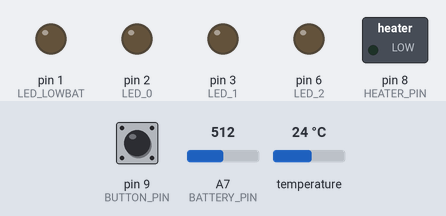
Simulated run of this sketch. Board: Arduino Nano, built with avr-gcc and run on an emulated ATmega328P. On the bench: switched loads named in the sketch (green lamp = pin HIGH), output pins drawn as LEDs (lit = HIGH). Dashed ring = blinking. The inputs (shaded band) are chosen by the test bench; at power-on: pin 9 (BUTTON_PIN) HIGH, temperature 24 °C, A7 (BATTERY_PIN) = 512.

Above: at 1.2 s.
1.3 s: pin 9 (BUTTON_PIN) pulled LOW for 0.15 s
At 3.0 s:
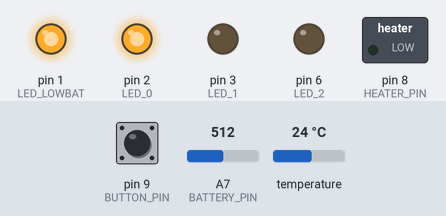
3.5 s: temperature set to 16.6 °C
5.0 s: temperature set to 15.3 °C
At 5.3 s:
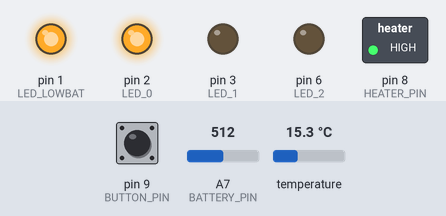
9.5 s: A7 (BATTERY_PIN) set to 762
13.0 s: A7 (BATTERY_PIN) set to 788
At 14.4 s:
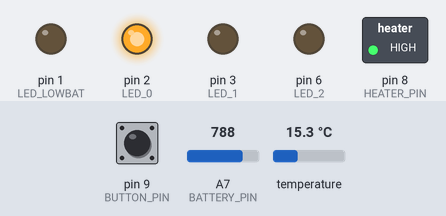
18.5 s: pin 9 (BUTTON_PIN) pulled LOW for 1 s
At 19.6 s:
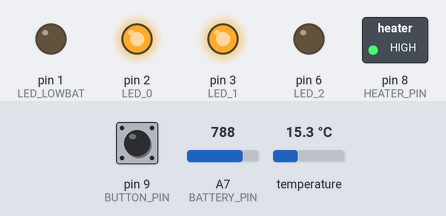
Timing chart, 0 to 23.0 s (numbered marks = the images above; inputs shaded):
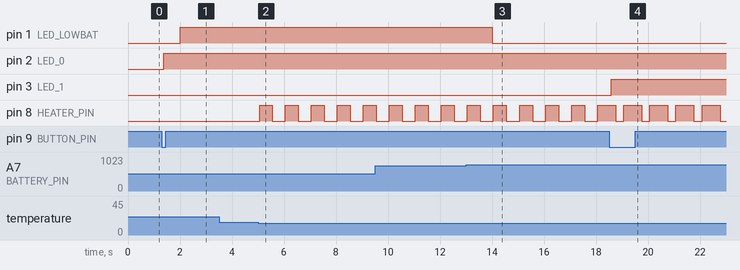

Measured:
- the behaviour switches between 16 and 15.9 °C on temperature (found by bisection; images 1 and 2)
- the behaviour switches between 779 and 780 on A7 (BATTERY_PIN) (found by bisection; images 2 and 3)
- after the input at 1.3 s, pin 2 (LED_0): LOW → HIGH after 0.08 s
- after the input at 3.5 s, every drawn part: stays the same
- after the input at 5.0 s, pin 8 (HEATER_PIN): alternates HIGH for 0.50 s and LOW for 0.50 s, starting after 0.06 s
- after the input at 13.0 s, pin 1 (LED_LOWBAT): HIGH → LOW after 1.0 s
- after the input at 18.5 s, pin 3 (LED_1): LOW → HIGH after 0.08 s

The sketch:

GitWarm.ino
```cpp
#include <OneWire.h>
#include <DallasTemperature.h>

#define DEBUG false

#define ONE_WIRE_BUS 10
#define BUTTON_PIN 9
#define HEATER_PIN 8
#define BATTERY_PIN A7
#define LED_LOWBAT 1
#define LED_0 2
#define LED_1 3
#define LED_2 6

OneWire oneWire(ONE_WIRE_BUS);
DallasTemperature sensors(&oneWire);

float tempLow[4]  = {0, 60.0, 75.0, 90.0};

int dutyCycles[4] = {0, 50, 70, 100};

int mode = 0;
bool lastButtonState = HIGH;
float currentTempF = 0;
float batteryVoltage = 0;

const int pwmFrequency = 1;
unsigned long lastToggleTime = 0;
bool pwmState = false;

unsigned long lastTempRequest = 0;
unsigned long lastSerialPrint = 0;
unsigned long lastBatteryCheck = 0;
const int delayInMillis = 94;

void setup() {
  pinMode(BUTTON_PIN, INPUT_PULLUP);
  pinMode(HEATER_PIN, OUTPUT);
  pinMode(LED_LOWBAT, OUTPUT);
  pinMode(LED_0, OUTPUT);
  pinMode(LED_1, OUTPUT);
  pinMode(LED_2, OUTPUT);

  sensors.begin();
  sensors.setResolution(9);
  sensors.setWaitForConversion(false);
  sensors.requestTemperatures();

  if (DEBUG) Serial.begin(115200);
}

void loop() {
  unsigned long now = millis();

  bool reading = digitalRead(BUTTON_PIN);
  if (lastButtonState == HIGH && reading == LOW) {
    mode = (mode + 1) % 4;
    delay(80);
  }
  lastButtonState = reading;

  if (now - lastBatteryCheck >= 2000) {
    int raw = analogRead(BATTERY_PIN);
    batteryVoltage = raw * (3.3 / 1024.0) * 4.3;
    digitalWrite(LED_LOWBAT, (batteryVoltage < 10.8) ? HIGH : LOW);
    lastBatteryCheck = now;
  }

  if (now - lastTempRequest >= delayInMillis) {
    currentTempF = sensors.getTempFByIndex(0);
    sensors.requestTemperatures();
    lastTempRequest = now;

    if (currentTempF < -58.0) {
      digitalWrite(HEATER_PIN, LOW);
      pwmState = false;
      return;
    }
  }

  if (mode == 0) {
    allOff();
  } else {
    digitalWrite(LED_0, (mode >= 1));
    digitalWrite(LED_1, (mode >= 2));
    digitalWrite(LED_2, (mode >= 3));

    unsigned long period = 1000 / pwmFrequency;
    unsigned long onTime = (period * dutyCycles[mode]) / 100;
    unsigned long offTime = period - onTime;

    if (currentTempF >= tempLow[mode]) {
      pwmState = false;
      digitalWrite(HEATER_PIN, LOW);
    } else {
      if (dutyCycles[mode] >= 100) {
        digitalWrite(HEATER_PIN, HIGH);
        pwmState = true;
      } else if (dutyCycles[mode] <= 0) {
        digitalWrite(HEATER_PIN, LOW);
        pwmState = false;
      } else {
        if (pwmState && (now - lastToggleTime >= onTime)) {
          pwmState = false;
          digitalWrite(HEATER_PIN, LOW);
          lastToggleTime = now;
        } else if (!pwmState && (now - lastToggleTime >= offTime)) {
          pwmState = true;
          digitalWrite(HEATER_PIN, HIGH);
          lastToggleTime = now;
        }
      }
    }
  }

  if (DEBUG && (now - lastSerialPrint >= 500)) {
    Serial.print("M: "); Serial.print(mode);
    Serial.print(" | T: "); Serial.print(currentTempF);
    Serial.print("F | Batt: "); Serial.print(batteryVoltage);
    Serial.print("V | Heat: "); Serial.println(digitalRead(HEATER_PIN) ? "ON" : "OFF");
    lastSerialPrint = now;
  }
}

void allOff() {
  digitalWrite(LED_0, LOW);
  digitalWrite(LED_1, LOW);
  digitalWrite(LED_2, LOW);
  digitalWrite(HEATER_PIN, LOW);
}
```
